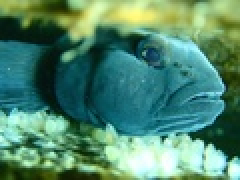
#> input picture Data/RobertMixed03.jpg, 120 x 90 px, shrunk from 640 x 480 before the run (shown 2 times larger); its folder holds 2 pictures in this run
$ python q2.py
#> lines starting #> are read from the running program, lines starting #| are printed output that depends on the picture
from PIL import Image
import numpy as np
import pandas as pd
import glob, os
from scipy.stats import multivariate_normal

def import_image(filename):
	im = Image.open('../Data/'+filename)
	arr = np.array(im)
	arr = np.reshape(arr,(im.width*im.height, 3))
	return [arr,im.width,im.height]


def initialize_em(c):
	mean = np.random.randint(0,255,(c,3))
	pi = (np.ones(c))/c
	return [mean,pi]

def e_step(mean,pi,image):
	w = np.zeros((len(image),len(pi)))
	for j in range(len(pi)):
		distance = np.square(image/25.5-mean[j]/25.5) #Map pixel values to 0-10 range
		distance = (-0.5)*np.sum(distance, axis=1)
		w[:,j] = pi[j]*np.exp(distance)

	w = np.transpose(np.transpose(w)/np.sum(w,axis=1))
	return w

def m_step(w,image):
	mean = np.zeros((len(w[0,:]),3))
	for k in range(3):
		mean[:,k] = [(np.dot(w[:,j],image[:,k]))/sum(w[:,j]) for j in range(len(w[0,:]))]

	pi = np.zeros((len(w[0,:])))
	for j in range(len(w[0,:])):
		pi[j] = sum(w[:,j])/np.sum(w)

	return [mean,pi]

def EM(c,image):
	mean,pi = initialize_em(c)
	convergence = False
	while(~convergence):
		old_mean = mean
		w = e_step(mean,pi,image)
		mean,pi = m_step(w,image)
		convergence = check_convergence(old_mean,mean,1.5)
	return [w,mean,pi]

def check_convergence(old_mean,mean,threshold):
	diff = abs(old_mean - mean)
	return (np.sum(diff)/len(diff) <= threshold)


def new_image(image,w,mean,pi,width, height,filename):
	new_img = np.zeros(image.shape)
	argmax = w.argmax(axis=1)
	for i in range(len(image)):
		new_img[i,:] = mean[argmax[i]]
	new_img = np.reshape(new_img,(height,width,3))
	new_img = new_img.astype('uint8')
	im_out = Image.fromarray(new_img,'RGB')
	im_out.save('../Output/'+filename)

def image_segmentation(input_name,output_name,n_clusters):
	image, width, height = import_image(input_name)
	w, mean, pi = EM(n_clusters,image)
	new_image(image,w,mean,pi,width,height,output_name)

def main():

	image_segmentation('RobertMixed03.jpg','RobertMixed03_10.png',10)
#> in import_image, im is the input picture: PIL image 120x90 RGB; mean R, G, B 80.2, 135.8, 110.5
#> in image_segmentation, `image, width, height = import_image(input_name)`: width = 120; height = 90
#> the loop in EM, `while(~convergence):` made 16 passes
#> convergence on passes 1 to 12: False, False, False, False, False, False, False, False, False, False, False, False
#> in image_segmentation, `w, mean, pi = EM(n_clusters,image)`: mean = [[138.7, 175.6, 104.4], [203.7, 250.7, 228.8], [90.59, 128.6, 64.81], [203.7, 250.7, 228.9], [20.78, 83.52, 75.79], [175, 207.8, 130.8], [159, 227.1, 198.7], [41.73, 122.9, 126.7], [98.67, 173.4, 157.4], [14.24, 50.54, 29.22]]; pi = [0.0433, 0.0703, 0.0741, 7.24e-08, 0.138, 0.101, 0.0781, 0.206, 0.0877, 0.201]
#> in new_image, `argmax = w.argmax(axis=1)`: argmax = 10800 values, max 9 at index 23, min 0 at index 0, mean 5.73
#> in new_image, `new_img = np.reshape(new_img,(height,width,3))`:
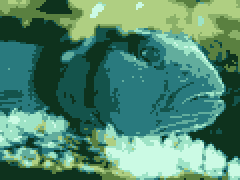
#> new_img: shape (90, 120, 3) float64 (shown 2 times larger); mean of channels 0, 1, 2 80.4, 136.1, 110.8; drawn as R, G, B
	image_segmentation('RobertMixed03.jpg','RobertMixed03_20.png',20)
#> the loop in EM (call 2), `while(~convergence):` made 7 passes
#> in image_segmentation (call 2), `w, mean, pi = EM(n_clusters,image)`: mean = 20 rows, first 8: [34.57, 114.2, 117.6], [200.6, 249.9, 227.1], [147.9, 187.1, 118.3], [143.7, 183.3, 115.2], [222.5, 253.5, 242.4], [61.91, 142.5, 142.2], [133, 172, 103.7], [128.5, 179.2, 124.6]; pi = 20 values, max 0.13 at index 17, min 1.64e-11 at index 7, mean 0.05
#> call 2 of new_image, with image = array of shape (10800, 3), w = array of shape (10800, 20), mean = array of shape (20, 3), pi = array of shape (20,), width = 120, height = 90, filename = 'RobertMixed03_20.png'
#> in new_image (call 2), `argmax = w.argmax(axis=1)`: argmax = 10800 values, max 19 at index 1204, min 1 at index 189, mean 11.77
#> in new_image (call 2), `new_img = np.reshape(new_img,(height,width,3))`:
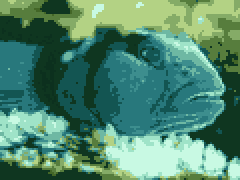
#> new_img: shape (90, 120, 3) float64 (shown 2 times larger); mean of channels 0, 1, 2 80.6, 136.5, 110.8; drawn as R, G, B
	image_segmentation('RobertMixed03.jpg','RobertMixed03_50.png',50)
#> in image_segmentation (call 3), `w, mean, pi = EM(n_clusters,image)`: mean = 50 rows, first 8: [39, 119.9, 123.8], [40.88, 121.7, 125.2], [98.41, 137, 72.42], [99.67, 181.7, 177.7], [108.7, 153.3, 93.98], [73.42, 121.2, 72.74], [134, 201.4, 168.6], [133.5, 194.5, 152.2]; pi = 50 values, max 0.126 at index 31, min 3.14e-08 at index 8, mean 0.02
#> call 3 of new_image, with image = array of shape (10800, 3), w = array of shape (10800, 50), mean = array of shape (50, 3), pi = array of shape (50,), width = 120, height = 90, filename = 'RobertMixed03_50.png'
#> in new_image (call 3), `argmax = w.argmax(axis=1)`: argmax = 10800 values, max 48 at index 1749, min 3 at index 2846, mean 25.95
#> in new_image (call 3), `new_img = np.reshape(new_img,(height,width,3))`:
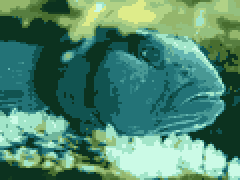
#> new_img: shape (90, 120, 3) float64 (shown 2 times larger); mean of channels 0, 1, 2 79.4, 135.4, 110.6; drawn as R, G, B
	image_segmentation('smallstrelitzia.jpg','smallstrelitzia_10.png',10)
	image_segmentation('smallstrelitzia.jpg','smallstrelitzia_20.png',20)
	image_segmentation('smallstrelitzia.jpg','smallstrelitzia_50.png',50)
	image_segmentation('smallsunset.jpg','smallsunset_10.png',10)
	image_segmentation('smallsunset.jpg','smallsunset_20.png',20)
	image_segmentation('smallsunset.jpg','smallsunset_50.png',50)

	#Redo Sunset Image with 5 Different Start Points
	#Since start points are random, image_segmentation function can
	#simply be run 5 times
	for i in range(5):
		image_segmentation('smallsunset.jpg','smallsunset_20_'+str(i)+'.png',20)


#> (the run stopped early here; a loop or call above may not have finished)
